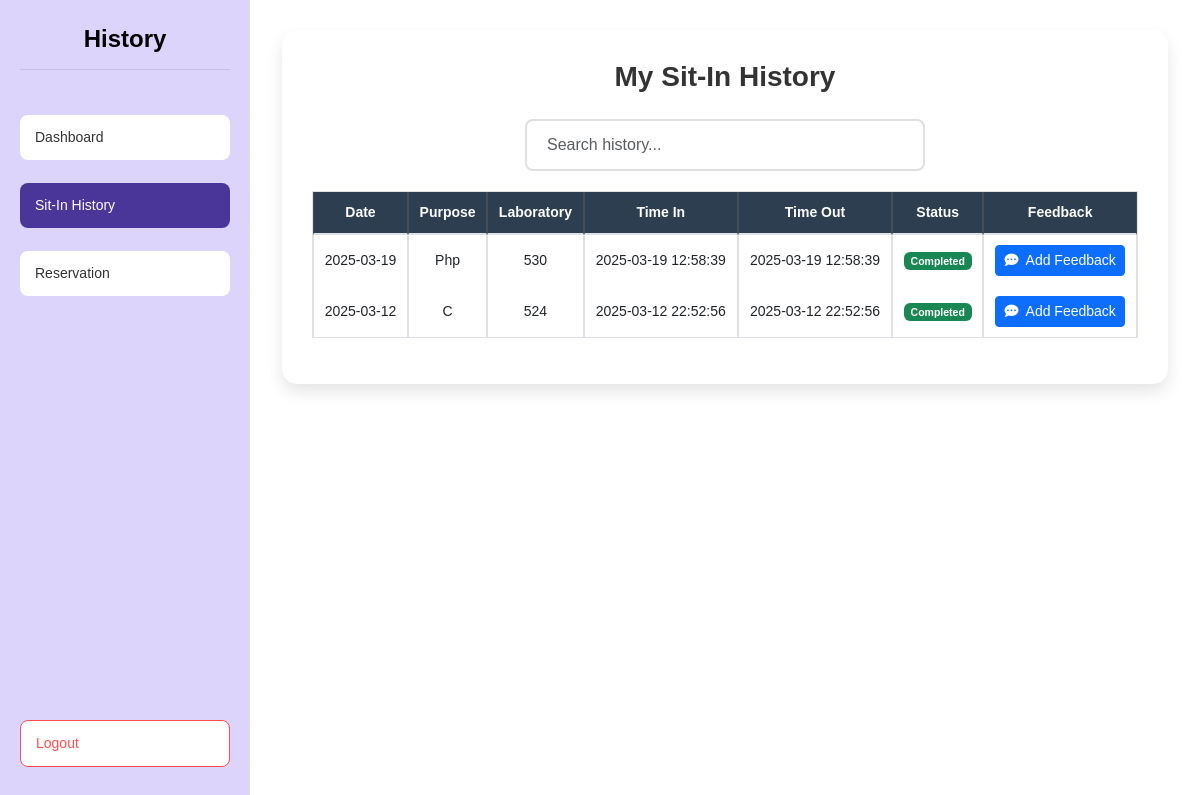
/sit_in_history (signed in), run on an earlier commit of the app's database.
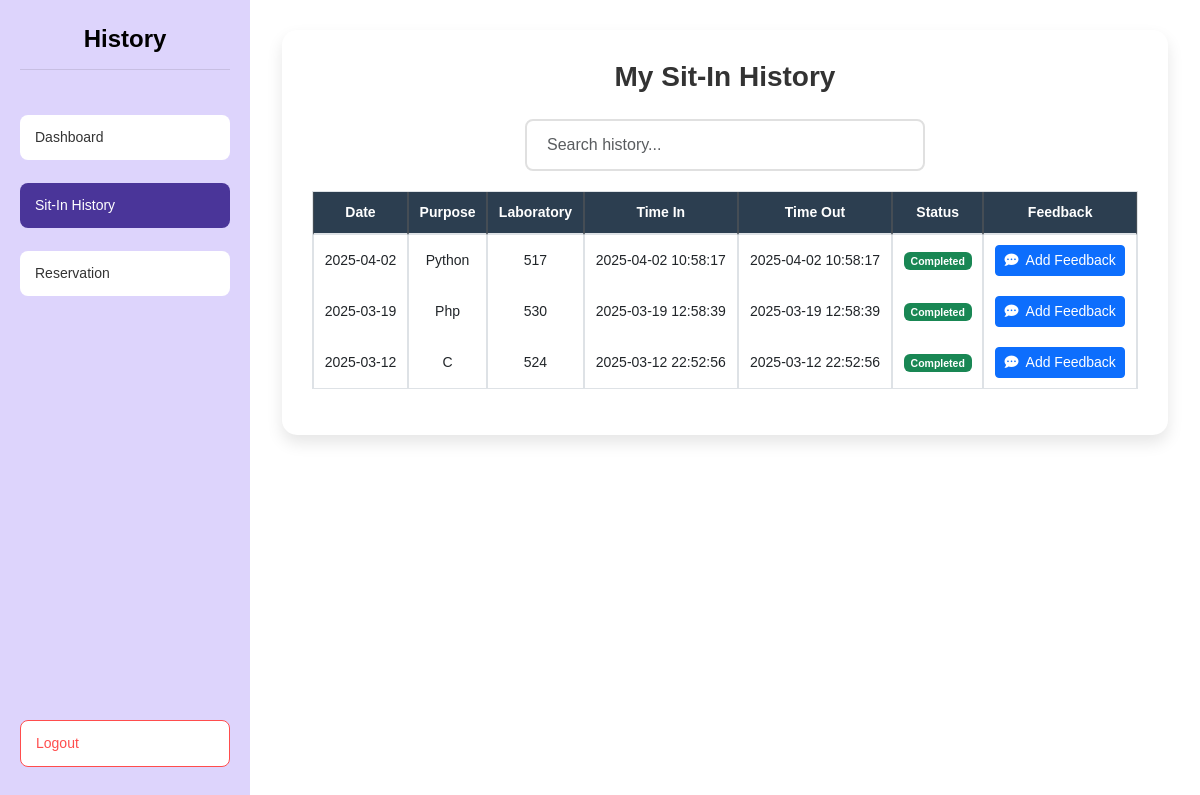
And on a later commit of the database.
### tables this page shows
CREATE TABLE sit_in_history (
    id INTEGER PRIMARY KEY AUTOINCREMENT,
    id_number TEXT NOT NULL,
    name TEXT NOT NULL,
    sit_purpose TEXT NOT NULL,
    laboratory TEXT NOT NULL,
    login_time TEXT NOT NULL,
    logout_time TEXT,
    date TEXT NOT NULL,
    action TEXT NOT NULL
, feedback TEXT, feedback_date TIMESTAMP);

### app.py (the view)
@app.route('/sit_in_history')
@login_required
def sit_in_history():
    user_id = session['user_id']
    conn = get_db_connection()
    cursor = conn.cursor()
    cursor.execute("""
        SELECT id, date, sit_purpose, laboratory, login_time, logout_time, feedback, action
        FROM sit_in_history
        WHERE id_number = ?
        ORDER BY date DESC, login_time DESC
    """, (user_id,))
    history = cursor.fetchall()
    conn.close()
    return render_template('sit_in_history.html', history=history)

### app.py (called while the page is built)
def get_db_connection():
    try:
        conn = sqlite3.connect('users.db')
        conn.row_factory = sqlite3.Row
        return conn
    except sqlite3.Error as e:
        print(f"Database connection error: {e}")
        return None

def login_required(f):
    @wraps(f)
    def decorated_function(*args, **kwargs):
        if not session.get('user_id'):
            flash("Please log in first!", "warning")
            session.clear()  # Clear any invalid session data
            return redirect(url_for('login'))
        return f(*args, **kwargs)
    return decorated_function

@app.after_request
def add_header(response):
    response.headers['Cache-Control'] = 'no-store, no-cache, must-revalidate, post-check=0, pre-check=0, max-age=0'
    response.headers['Pragma'] = 'no-cache'
    response.headers['Expires'] = '-1'
    return response

### templates/sit_in_history.html (shortened to what this page needs)
{% extends 'base.html' %}
{% block content %}
<div class="dashboard-container">
    <div class="sidebar">
        <h1 class="dashboard-title">History</h1>
        <a href="{{ url_for('dashboard') }}" class="menu-btn">Dashboard</a>
        <a href="{{ url_for('sit_in_history') }}" class="menu-btn active">Sit-In History</a>
        <a href="{{ url_for('reserve') }}" class="menu-btn">Reservation</a>
        <a href="{{ url_for('logout') }}" class="menu-btn logout-btn">Logout</a>
    </div>
    <div class="content">
        <div class="container">
            <div class="sit-in-list">
                <h2>My Sit-In History</h2>
                <input type="text" id="searchInput" onkeyup="searchHistory()" placeholder="Search history..." class="form-control mb-3">
                <table class="table table-bordered table-hover" id="historyTable">
                    <thead class="thead-dark">
                        <tr>
                            <th>Date</th>
                            <th>Purpose</th>
                            <th>Laboratory</th>
                            <th>Time In</th>
                            <th>Time Out</th>
                            <th>Status</th>
                            <th>Feedback</th>
                        </tr>
                    </thead>
                    <tbody>
                        {% for record in history %}
                        <tr>
                            <td>{{ record.date }}</td>
                            <td>{{ record.sit_purpose }}</td>
                            <td>{{ record.laboratory }}</td>
                            <td>{{ record.login_time }}</td>
                            <td>{{ record.logout_time if record.logout_time else 'Active' }}</td>
                            <td>
                                <span class="badge {% if record.logout_time %}bg-success{% else %}bg-primary{% endif %}">
                                    {{ 'Completed' if record.logout_time else 'Active' }}
                                </span>
                            </td>
                            <td>
                                {% if record.feedback %}
                                    <div class="feedback-content">
                                        <p class="mb-0">{{ record.feedback }}</p>
                                        <small class="text-muted">Submitted: {{ record.feedback_date }}</small>
                                    </div>
                                {% else %}
                                    {% if record.logout_time %}
                                        <button type="button" class="btn btn-sm btn-primary feedback-btn"
                                                data-bs-toggle="modal"
                                                data-bs-target="#feedbackModal-{{ record.id }}">
                                            <i class="fas fa-comment-dots me-1"></i> Add Feedback
                                        </button>
                                    {% else %}
                                        <span class="text-muted">Session in progress</span>
                                    {% endif %}
                                {% endif %}
                            </td>
                        </tr>
                        {% endfor %}
                    </tbody>
                </table>
            </div>
        </div>
    </div>
</div>
<link rel="stylesheet" href="https://cdn.jsdelivr.net/npm/bootstrap@5.3.0/dist/css/bootstrap.min.css">
<link rel="stylesheet" href="https://cdnjs.cloudflare.com/ajax/libs/font-awesome/6.0.0/css/all.min.css">
{% endblock %}

What changed in the data, as far as the page shows it:
added sit_in_history: date "2025-04-02", sit_purpose "Python", laboratory "517", login_time "2025-04-02 10:58:17", logout_time "2025-04-02 10:58:17", logout_time "Completed"
